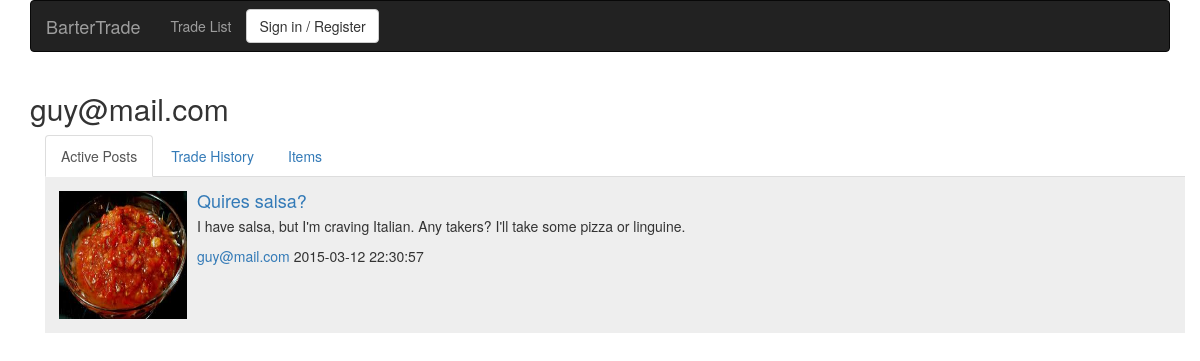
Page /user.php?email=guy@mail.com on the committed database.
### tables this page shows
CREATE TABLE IF NOT EXISTS `items` (
  `id` int(11) NOT NULL,
  `Users_email` varchar(64) NOT NULL,
  `name` varchar(64) NOT NULL DEFAULT 'Item',
  `dateAdded` datetime NOT NULL DEFAULT '2015-03-05 04:04:04',
  `description` varchar(300) DEFAULT NULL
);

CREATE TABLE IF NOT EXISTS `images` (
  `filePath` varchar(300) NOT NULL,
  `Items_id` int(11) NOT NULL
);

CREATE TABLE IF NOT EXISTS `posts` (
  `id` int(11) NOT NULL,
  `title` varchar(45) NOT NULL DEFAULT 'Selling Item',
  `dateCreated` datetime NOT NULL DEFAULT '2015-03-05 04:04:04',
  `description` varchar(300) DEFAULT NULL,
  `seller_item_id` int(11) NOT NULL,
  `buyer_item_id` int(11) DEFAULT NULL
);

CREATE TABLE IF NOT EXISTS `users` (
  `email` varchar(64) NOT NULL,
  `dateCreated` datetime NOT NULL DEFAULT '2015-03-05 04:04:04',
  `password` varchar(45) NOT NULL DEFAULT 'password'
);

### user.php (the view, shortened to what this page needs)
<?php
include "head.php";
$db = connect();
?>
<div class="container" id="user">
<?php
	if(isset($_GET["email"])) {
		$sqlH = 'SELECT p.title, p.description, i.name, u.email, img.filePath, p.dateCreated, p.id, p.buyer_item_id
			FROM items AS i
			LEFT JOIN images as img ON i.id = img.Items_id
			JOIN posts AS P ON p.seller_item_id = i.id
			JOIN users AS u ON i.Users_email = u.email
			WHERE p.buyer_item_id IS NULL AND u.email = "' . $_GET["email"] . '"
			GROUP BY p.id;';
		$postH = $db->query($sqlH);
		echo "<h2 id='user-email'>" . $_GET["email"] . "</h2>" ?>
	<div class="container">
		<ul class="nav nav-tabs">
	  		<li role="presentation" class="active"><a href="#postHistory">Active Posts</a></li>
	  		<li role="presentation"><a href="#tradeHistory">Trade History</a></li>
	  		<li role="presentation"><a href="#items">Items</a></li>
		</ul>
	</div>
	<div class="container" id="content">
		<div class="container user-info foreground" id="postHistory">
		<?php
			echo '<ul class="media-list">';
			foreach ($postH as $post) {
				echo 	'<li class="media">';
				echo 		'<div class="media-left">';
				echo 			'<a href="#">';
		        echo 				'<img class="media-object" src=' . $post[4] . ' alt=' . $post[2] . ' style="height:128px; width:128px;"></a>';
		        echo 		"</div>";
		        echo 		'<div class="media-body">';
		        echo 			'<a href="./post.php?id=' . $post[6] . '"><h4 class="media-heading">' . $post[0] . '</h4></a>';
		        echo 			'<p>' . $post[1] . '</p>';
		        echo 			"<a href='./user.php?email=" . $post[3]. "'>" . $post[3] . "</a> <span>" . $post[5] . "</span>";
		        echo 		"</div>";
		        echo 	'</li>';
			}
			echo "</ul>";
		?>
		</div>
	</div>
<?php
	}  else if (isset($_SESSION["email"])) {
		$location = "location: ./user.php?email=" . $_SESSION["email"];
		redirect($location);
	} else {
		redirect("location: ./index.php");
	}
?>
</div>
<?php
include "foot.php";
?>

### style.css (style rules this page uses)
.media-list li:nth-child(odd) { background-color: #eee; }
.media-list li { padding: 1em; }
#content { position: relative; }
.user-info { width: 100%; height: 100%; position: absolute; top: 0; left: 0; }
.foreground { z-index: 2; visibility: visible; }

### rows in the picture
items: images.filePath (picture), posts.title "Quires salsa?", posts.description "I have salsa, but I'm craving Italian. Any takers? I'll take some pizza or linguine.", Users_email.email "guy@mail.com", posts.dateCreated "2015-03-12 22:30:57"

### other values in the picture
$_GET["email"] "guy@mail.com"
